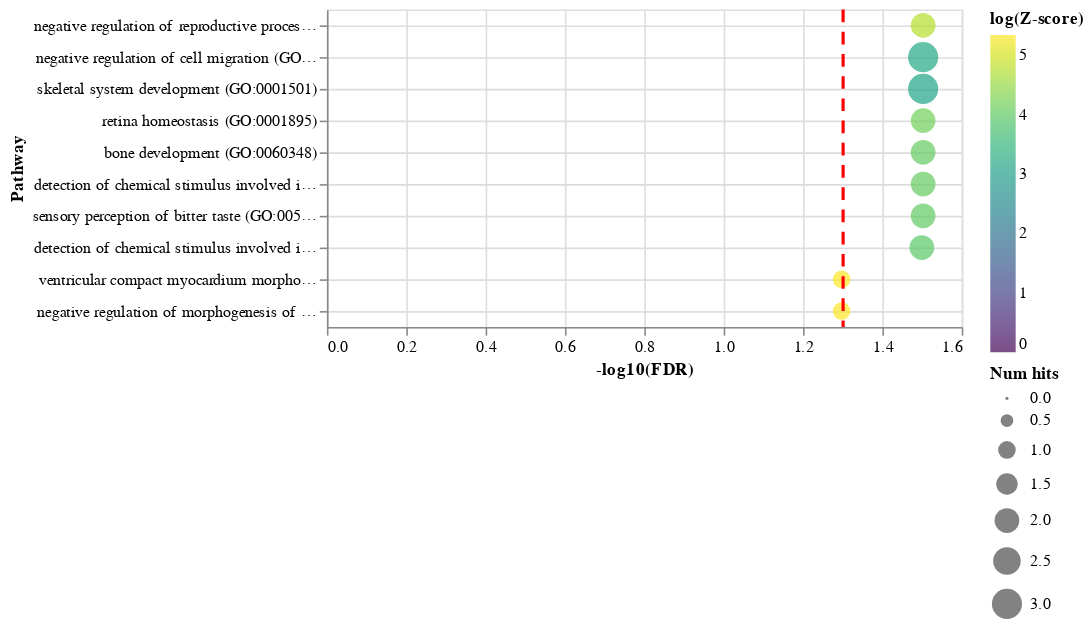

Notebook cell for this chart:
### Code cell
charts[1]

### Figure 1 — Vega-Lite specification as saved in the notebook (floating-point values rounded to 4 significant figures)
{"config": {"view": {"continuousWidth": 400, "continuousHeight": 300}, "axis": {"grid": true}}, "layer": [{"data": {"name": "data-4d65a3412b325e8c17e57d127c0a3f2e"}, "mark": "circle", "encoding": {"color": {"field": "log(Z-score)", "scale": {"domainMin": 0, "scheme": "viridis"}, "type": "quantitative"}, "size": {"field": "Num hits", "type": "quantitative"}, "x": {"field": "-log10(FDR)", "type": "quantitative"}, "y": {"field": "Pathway", "sort": {"encoding": "x", "order": "descending"}, "type": "nominal"}}}, {"data": {"name": "empty"}, "mark": {"type": "rule", "color": "red", "strokeDash": [8, 6], "strokeWidth": 2}, "encoding": {"x": {"datum": 1.301}}}], "$schema": "https://vega.github.io/schema/vega-lite/v4.17.0.json", "datasets": {"data-4d65a3412b325e8c17e57d127c0a3f2e": [{"Rank": 1, "Term name": "negative regulation of reproductive process (GO:2000242)", "P-value": 0.0001972, "Z-score": 116.7, "Combined score": 995.8, "Overlapping genes": ["GJA1", "SULF1"], "Adjusted p-value": 0.03142, "Old p-value": 0, "Old adjusted p-value": 0, "Num hits": 2, "-log10(FDR)": 1.503, "Pathway": "negative regulation of reproductive process (GO:2000242)", "log(Z-score)": 4.76}, {"Rank": 2, "Term name": "negative regulation of cell migration (GO:0030336)", "P-value": 0.0003809, "Z-score": 24.83, "Combined score": 195.5, "Overlapping genes": ["GJA1", "SULF1", "MAPK15"], "Adjusted p-value": 0.03142, "Old p-value": 0, "Old adjusted p-value": 0, "Num hits": 3, "-log10(FDR)": 1.503, "Pathway": "negative regulation of cell migration (GO:0030336)", "log(Z-score)": 3.212}, {"Rank": 3, "Term name": "skeletal system development (GO:0001501)", "P-value": 0.0004996, "Z-score": 22.57, "Combined score": 171.6, "Overlapping genes": ["GJA1", "TRPS1", "SULF1"], "Adjusted p-value": 0.03142, "Old p-value": 0, "Old adjusted p-value": 0, "Num hits": 3, "-log10(FDR)": 1.503, "Pathway": "skeletal system development (GO:0001501)", "log(Z-score)": 3.117}, {"Rank": 4, "Term name": "retina homeostasis (GO:0001895)", "P-value": 0.0005864, "Z-score": 65.18, "Combined score": 485.1, "Overlapping genes": ["AZGP1", "PIP"], "Adjusted p-value": 0.03142, "Old p-value": 0, "Old adjusted p-value": 0, "Num hits": 2, "-log10(FDR)": 1.503, "Pathway": "retina homeostasis (GO:0001895)", "log(Z-score)": 4.177}, {"Rank": 5, "Term name": "bone development (GO:0060348)", "P-value": 0.0007243, "Z-score": 58.31, "Combined score": 421.6, "Overlapping genes": ["GJA1", "SULF1"], "Adjusted p-value": 0.03142, "Old p-value": 0, "Old adjusted p-value": 0, "Num hits": 2, "-log10(FDR)": 1.503, "Pathway": "bone development (GO:0060348)", "log(Z-score)": 4.066}, {"Rank": 6, "Term name": "detection of chemical stimulus involved in sensory perception of bitter taste (GO:0001580)", "P-value": 0.0007243, "Z-score": 58.31, "Combined score": 421.6, "Overlapping genes": ["AZGP1", "PIP"], "Adjusted p-value": 0.03142, "Old p-value": 0, "Old adjusted p-value": 0, "Num hits": 2, "-log10(FDR)": 1.503, "Pathway": "detection of chemical stimulus involved in sensory perception of bitter taste (GO:0001580)", "log(Z-score)": 4.066}, {"Rank": 7, "Term name": "sensory perception of bitter taste (GO:0050913)", "P-value": 0.000761, "Z-score": 56.81, "Combined score": 408.0, "Overlapping genes": ["AZGP1", "PIP"], "Adjusted p-value": 0.03142, "Old p-value": 0, "Old adjusted p-value": 0, "Num hits": 2, "-log10(FDR)": 1.503, "Pathway": "sensory perception of bitter taste (GO:0050913)", "log(Z-score)": 4.04}, {"Rank": 8, "Term name": "detection of chemical stimulus involved in sensory perception of taste (GO:0050912)", "P-value": 0.0008764, "Z-score": 52.75, "Combined score": 371.3, "Overlapping genes": ["AZGP1", "PIP"], "Adjusted p-value": 0.03166, "Old p-value": 0, "Old adjusted p-value": 0, "Num hits": 2, "-log10(FDR)": 1.5, "Pathway": "detection of chemical stimulus involved in sensory perception of taste (GO:0050912)", "log(Z-score)": 3.965}, {"Rank": 27, "Term name": "ventricular compact myocardium morphogenesis (GO:0003223)", "P-value": 0.005986, "Z-score": 210.3, "Combined score": 1076.0, "Overlapping genes": ["DSP"], "Adjusted p-value": 0.05043, "Old p-value": 0, "Old adjusted p-value": 0, "Num hits": 1, "-log10(FDR)": 1.297, "Pathway": "ventricular compact myocardium morphogenesis (GO:0003223)", "log(Z-score)": 5.348}, {"Rank": 28, "Term name": "negative regulation of morphogenesis of an epithelium (GO:1905331)", "P-value": 0.005986, "Z-score": 210.3, "Combined score": 1076.0, "Overlapping genes": ["SULF1"], "Adjusted p-value": 0.05043, "Old p-value": 0, "Old adjusted p-value": 0, "Num hits": 1, "-log10(FDR)": 1.297, "Pathway": "negative regulation of morphogenesis of an epithelium (GO:1905331)", "log(Z-score)": 5.348}], "empty": [{}]}}
